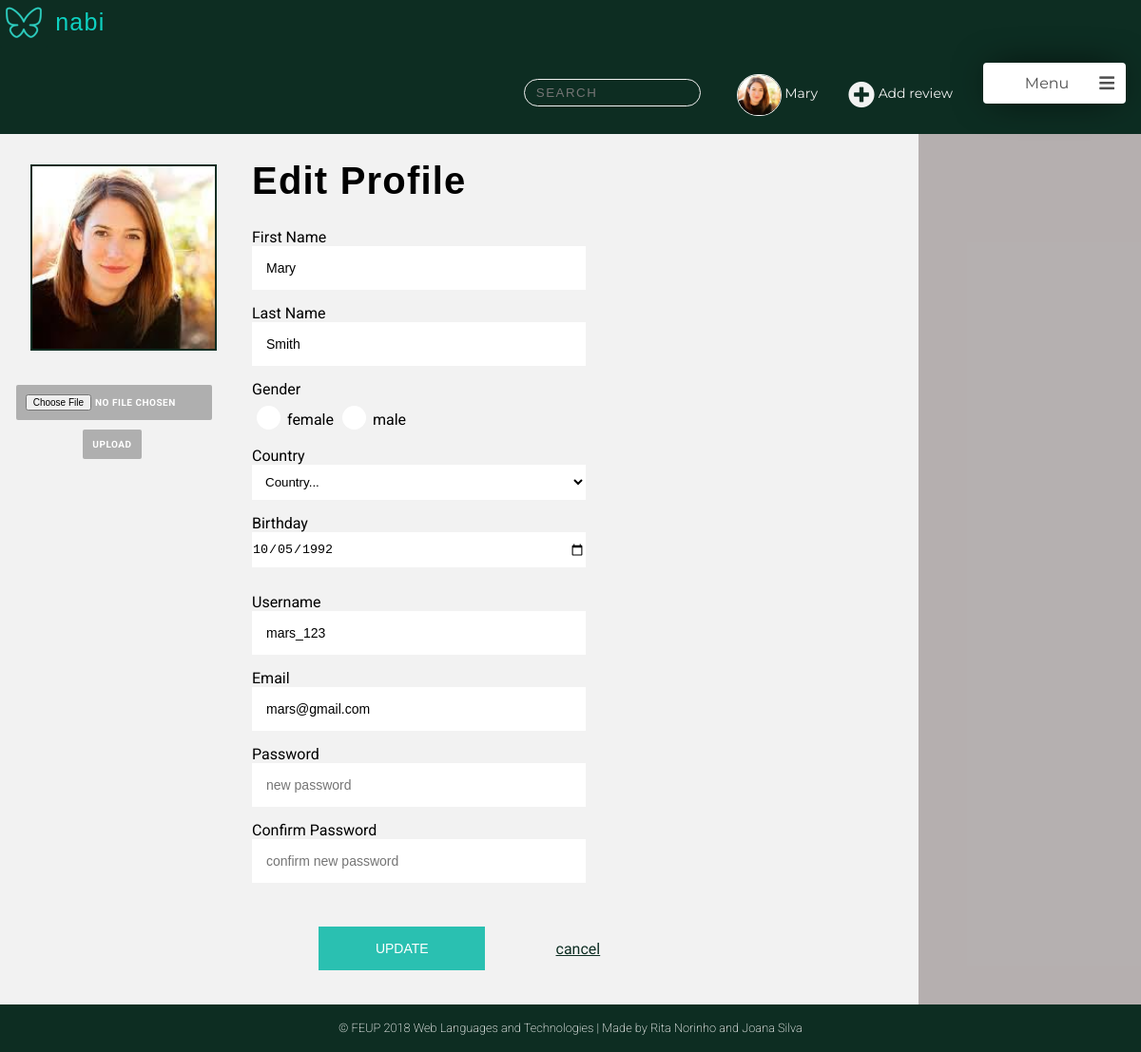
The page /pages/edit_profile.php (signed in) on the database its author committed.
### tables this page shows
CREATE TABLE User (
    ID        INTEGER PRIMARY KEY AUTOINCREMENT,
    FirstName STRING NOT NULL,
    LastName  STRING NOT NULL,
    Username  STRING UNIQUE NOT NULL,
    Gender    STRING NOT NULL,
    Birthday  DATE NOT NULL,
    Country   STRING NOT NULL,
    Email     STRING UNIQUE NOT NULL,
    Password  CHAR (256) NOT NULL,  
    Photo     STRING DEFAULT "default.jpg",
    Points    INTEGER
    
);

### pages/edit_profile.php (called while the page is built, shortened)
<?php
    include_once('../templates/common/tpl_header.php');
    include_once('../templates/tpl_edit_profile.php');
    include_once('../templates/common/tpl_nav_bar.php');
    include_once('../database/db_user.php');
    include_once('../templates/tpl_countries.php');
    $user_info = getUserInfo($_SESSION['username']);
    draw_edit_profile($user_info);
?>

### database/db_user.php (called while the page is built, shortened)
<?php
  function getID($username) {
    $db = Database::instance()->db();
    try {
      $stmt = $db->prepare('SELECT ID FROM User WHERE username = ?');
      $stmt->execute(array($username));
      if($row = $stmt->fetch()){
        return $row['ID'];
      }
    }catch(PDOException $e) {
      return -1;
    }
  }
  function getUserInfo($username) {
      $db = Database::instance()->db();
      $stmt = $db->prepare('SELECT * FROM User WHERE username = ?');
      $stmt->execute(array($username));
      return  $stmt->fetch();
  }
?>

### templates/tpl_edit_profile.php (the view, shortened to what this page needs)
<body>
    <?php function draw_edit_profile($userinfo) {?>
    <div class="edit_profile_container">
        <div class="edit_profile_header">
            <header>
            <p> <img src="../assets/mininabi.png" alt="Nabi logo (butterfly)"> nabi </p>
           <?php draw_nav($userinfo); ?>
            </header>
        </div>
        <div class="side_nav">
        </div>
        <div class="upload_photo">
            <form method="post" action="../actions/action_upload_profile_photo.php" enctype="multipart/form-data" >
                 <?php if(!(file_exists("../assets/profilePhotos/".$userinfo['ID'].".jpg"))){ ?>
                    <img id="profile_photo" src="../assets/profilePhotos/default.jpg" alt="Profile photo"><br>
                 <?php } else{ ?>
                    <img id="profile_photo" src="../assets/profilePhotos/<?=$userinfo['ID']?>.jpg" alt="Profile photo"><br>
                 <?php } ?>
                <input type="file" id="file_upload" name="file_upload"><br>
                <input type="submit" value="Upload"><br>
            </form>
        </div>
        <div class="edit_profile_form">
        <h1> Edit Profile </h1>
         <form method="post" action="../actions/action_update_user_data.php" >
            <label> First Name </label><br>
            <input type="text" name="firstName" placeholder="first name" value="<?php echo htmlentities($userinfo['FirstName']) ?>" required><br>
            <label> Last Name </label><br>
            <input type="text" name="lastName" placeholder="last name" value="<?php echo htmlentities($userinfo['LastName']) ?>" required><br>
            <label> Gender </label><br>
            <input type="radio" name="gender" placeholder="female" value="female" value="<?php echo htmlentities($userinfo['Gender']) ?>" required>female
            <input type="radio" name="gender" placeholder="male" value="male" value="<?php echo htmlentities($userinfo['Gender']) ?>" required>male<br>
            <br><label>Country </label><br>
            <select name="country" value="<?php echo htmlentities($userinfo['Country']) ?>" required>
            </select><br>
            <label> Birthday </label><br>
            <input type="date" name="birthday" min="1903-01-01" max="2005-01-01" value="<?php echo htmlentities($userinfo['Birthday']) ?>" required><br>
            <label> Username </label><br>
            <input type="text" name="username" placeholder="username" maxlength="20" value="<?php echo htmlentities($userinfo['Username']) ?>" required><br>
            <label>Email </label><br>
            <input type="email" name="email" placeholder="email" value="<?php echo htmlentities($userinfo['Email']) ?>" required> <br>
            <label> Password </label><br>
            <input type="password" name="password" placeholder="new password" required><br>
            <label> Confirm Password </label><br>
            <input type="password" name="repeatpassword" placeholder="confirm new password" required><br>
            <p>
            <input type="submit" value="Update">
            <a href="main_page.php"> cancel </a></p>
        </form>
        </div>
    <div class="edit_profile_footer">
    <footer>
        <p> &#169; FEUP 2018 Web Languages and Technologies | Made by Rita Norinho and Joana Silva  </p>
    </footer>
    </div>
    </div>
    <?php } ?>
    </body>
    </html>

### templates/common/tpl_nav_bar.php (shortened to what this page needs)
<?php function draw_nav($userinfo){ ?>
     <ul class="feed_nav">
<li>
    <div class="search_container">
        <input class="search_input" type="text" placeholder="Search">
    </div>
</li>
<li>  <a class="profile_nav_btn" href="profile.php">
    <?php if(!(file_exists("../assets/profilePhotos/".getID($_SESSION['username']).".jpg"))){ ?>
        <img src="../assets/profilePhotos/default.jpg" width="100" height="100" alt="profile avatar">
    <?php } else{ ?>
        <img src="../assets/profilePhotos/<?=getID($_SESSION['username'])?>.jpg" width="100" height="100" alt="profile avatar">
    <?php } ?>
     <?php echo htmlentities($userinfo['FirstName']) ?>
</a> </li>
<li> <a class="add_review_btn" href="?.php"> <span class="fas fa-plus-circle"></span> Add review </a> </li>
<li>
    <div class="menu">
        <div class="title" onclick="show_dropdown_menu()"> Menu <span class="fa fa-bars"></span> <div class="arrow"> </div> </div>
    </div>
</li>
</ul>
<?php } ?>

### rows shown on the page
user: FirstName "Mary", firstName "Mary", lastName "Smith", birthday "10/05/1992", username "mars_123", email "mars@gmail.com"
